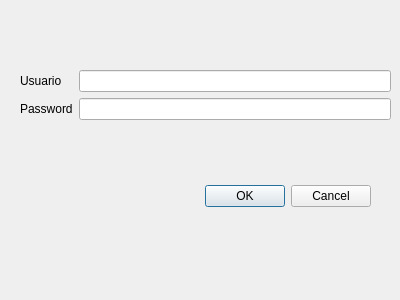
<?xml version="1.0" encoding="UTF-8"?>
<ui version="4.0">
 <class>Login</class>
 <widget class="QDialog" name="Login">
  <property name="geometry">
   <rect>
    <x>0</x>
    <y>0</y>
    <width>400</width>
    <height>300</height>
   </rect>
  </property>
  <property name="windowTitle">
   <string>Dialog</string>
  </property>
  <widget class="QDialogButtonBox" name="buttonBox">
   <property name="geometry">
    <rect>
     <x>30</x>
     <y>180</y>
     <width>341</width>
     <height>32</height>
    </rect>
   </property>
   <property name="orientation">
    <enum>Qt::Horizontal</enum>
   </property>
   <property name="standardButtons">
    <set>QDialogButtonBox::Cancel|QDialogButtonBox::Ok</set>
   </property>
  </widget>
  <widget class="QWidget" name="formLayoutWidget">
   <property name="geometry">
    <rect>
     <x>20</x>
     <y>70</y>
     <width>371</width>
     <height>61</height>
    </rect>
   </property>
   <layout class="QFormLayout" name="formLayout">
    <item row="0" column="0">
     <widget class="QLabel" name="label">
      <property name="text">
       <string>Usuario</string>
      </property>
     </widget>
    </item>
    <item row="0" column="1">
     <widget class="QLineEdit" name="lineEdit"/>
    </item>
    <item row="1" column="0">
     <widget class="QLabel" name="label_2">
      <property name="text">
       <string>Password</string>
      </property>
     </widget>
    </item>
    <item row="1" column="1">
     <widget class="QLineEdit" name="lineEdit_2"/>
    </item>
   </layout>
  </widget>
 </widget>
 <resources/>
 <connections>
  <connection>
   <sender>buttonBox</sender>
   <signal>accepted()</signal>
   <receiver>Login</receiver>
   <slot>accept()</slot>
   <hints>
    <hint type="sourcelabel">
     <x>248</x>
     <y>254</y>
    </hint>
    <hint type="destinationlabel">
     <x>157</x>
     <y>274</y>
    </hint>
   </hints>
  </connection>
  <connection>
   <sender>buttonBox</sender>
   <signal>rejected()</signal>
   <receiver>Login</receiver>
   <slot>reject()</slot>
   <hints>
    <hint type="sourcelabel">
     <x>316</x>
     <y>260</y>
    </hint>
    <hint type="destinationlabel">
     <x>286</x>
     <y>274</y>
    </hint>
   </hints>
  </connection>
 </connections>
</ui>
